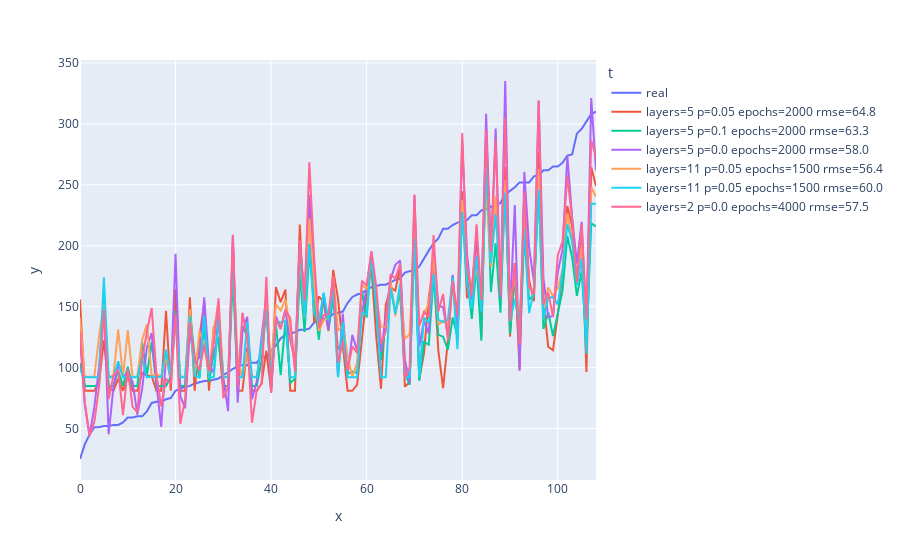

Source (notebook cell):
### Code cell
import torch.nn.functional as F

class Perceptron(torch.nn.Module):
    @property
    def device(self):
        for p in self.parameters():
            return p.device
    
    def __init__(self, input_dim=11, num_layers=0, 
                 hidden_dim=11, output_dim=1, p=0.0):
        super(Perceptron, self).__init__()
        
        self.layers = torch.nn.Sequential()
        prev_size = input_dim
        
        for i in range(num_layers):
            self.layers.add_module('layer{}'.format(i), 
                                   torch.nn.Linear(prev_size, hidden_dim))
            self.layers.add_module('relu{}'.format(i), torch.nn.ReLU())
            self.layers.add_module('dropout{}'.format(i), torch.nn.Dropout(p=p))
            prev_size = hidden_dim
            
        self.layers.add_module('regressor', 
                               torch.nn.Linear(prev_size, output_dim))

    def forward(self, input):
        return self.layers(input).squeeze(-1)  # to remove the last dimension

def testing(model, dataset):
    generator = torch.utils.data.DataLoader(dataset, batch_size=64)
    pred = []
    for x, y in generator:
        x = x.view([-1, 11]).to(device) # TODO do i need it for vectors?
        y = y.to(device)
        pred.extend(model(x).cpu().detach().numpy().tolist())
    return pred

def trainer(model, dataset, loss_function, optimizer, epochs):
    for epoch in range(epochs):
        generator = torch.utils.data.DataLoader(dataset, batch_size=64, shuffle=True)
        for x, y in generator:
            optimizer.zero_grad()
            x = x.view([-1, 11]).to(device)  # TODO do i need it for vectors?
            y = y.to(device)
            output = model(x)
            loss = loss_function(output, y)
            loss.backward()
            optimizer.step()

hparams = [(5, .05, 2000), (5, .1, 2000), (5, .0, 2000), (11, .05, 1500), (11, .05, 1500), (2, .0, 4000)]

out_df = [pd.DataFrame({'y': list(y_ts_sr), 't': ['real']*len(y_ts), 'x': list(range(len(y_ts)))})]

for layers, p, epochs in hparams:
    device = torch.device("cuda" if torch.cuda.is_available() else "cpu")
    model = Perceptron(num_layers=layers, p=p)
    model.to(device)

    _ = model.train()
    trainer(model=model, 
            dataset=train_set, 
            loss_function=torch.nn.MSELoss(), 
            optimizer=torch.optim.Adam(model.parameters(), lr=0.01), 
            epochs=epochs)

    _ = model.eval()
    pred = testing(model, test_set)
    pred = np.array(pred)[sorted_indices]
    out_df.append(pd.DataFrame({
        'y': pred,
        't': [f'{layers=} {p=} {epochs=} rmse={root_mean_squared_error(y_ts_sr, pred):.1f}']*len(y_ts),
        'x': range(len(y_ts))
    }))

px.line(pd.concat(out_df), y='y', color='t', x='x').show()

### Figure 1 — Plotly figure (JSON) as saved in the notebook; plotly's stock layout.template omitted (floating-point values rounded to 4 significant figures)
{"data": [{"hovertemplate": "t=real<br>x=%{x}<br>y=%{y}<extra></extra>", "legendgroup": "real", "line": {"color": "#636efa", "dash": "solid"}, "marker": {"symbol": "circle"}, "mode": "lines", "name": "real", "orientation": "v", "showlegend": true, "type": "scatter", "x": [0, 1, 2, 3, 4, 5, 6, 7, 8, 9, 10, 11, 12, 13, 14, 15, 16, 17, 18, 19, 20, 21, 22, 23, 24, 25, 26, 27, 28, 29, 30, 31, 32, 33, 34, 35, 36, 37, 38, 39, 40, 41, 42, 43, 44, 45, 46, 47, 48, 49, 50, 51, 52, 53, 54, 55, 56, 57, 58, 59, 60, 61, 62, 63, 64, 65, 66, 67, 68, 69, 70, 71, 72, 73, 74, 75, 76, 77, 78, 79, 80, 81, 82, 83, 84, 85, 86, 87, 88, 89, 90, 91, 92, 93, 94, 95, 96, 97, 98, 99, 100, 101, 102, 103, 104, 105, 106, 107, 108], "xaxis": "x", "y": [25, 37, 45, 51, 51, 52, 52, 53, 53, 55, 59, 59, 60, 60, 64, 71, 72, 72, 74, 75, 81, 83, 84, 85, 87, 88, 89, 89, 90, 91, 94, 96, 99, 101, 102, 102, 104, 104, 109, 109, 114, 118, 124, 127, 128, 129, 131, 131, 132, 137, 139, 140, 141, 144, 145, 146, 153, 158, 160, 161, 164, 166, 167, 168, 168, 170, 172, 173, 178, 179, 180, 183, 190, 196, 202, 206, 214, 214, 217, 219, 220, 221, 225, 225, 229, 230, 232, 233, 235, 242, 245, 248, 252, 252, 252, 257, 258, 262, 262, 265, 265, 268, 274, 275, 292, 296, 302, 308, 310], "yaxis": "y"}, {"hovertemplate": "t=layers=5 p=0.05 epochs=2000 rmse=64.8<br>x=%{x}<br>y=%{y}<extra></extra>", "legendgroup": "layers=5 p=0.05 epochs=2000 rmse=64.8", "line": {"color": "#EF553B", "dash": "solid"}, "marker": {"symbol": "circle"}, "mode": "lines", "name": "layers=5 p=0.05 epochs=2000 rmse=64.8", "orientation": "v", "showlegend": true, "type": "scatter", "x": [0, 1, 2, 3, 4, 5, 6, 7, 8, 9, 10, 11, 12, 13, 14, 15, 16, 17, 18, 19, 20, 21, 22, 23, 24, 25, 26, 27, 28, 29, 30, 31, 32, 33, 34, 35, 36, 37, 38, 39, 40, 41, 42, 43, 44, 45, 46, 47, 48, 49, 50, 51, 52, 53, 54, 55, 56, 57, 58, 59, 60, 61, 62, 63, 64, 65, 66, 67, 68, 69, 70, 71, 72, 73, 74, 75, 76, 77, 78, 79, 80, 81, 82, 83, 84, 85, 86, 87, 88, 89, 90, 91, 92, 93, 94, 95, 96, 97, 98, 99, 100, 101, 102, 103, 104, 105, 106, 107, 108], "xaxis": "x", "y": [155.8, 80.98, 80.98, 80.98, 88.21, 122.4, 83.27, 80.98, 90.99, 80.98, 93.18, 80.98, 80.98, 95.62, 93.54, 92.96, 80.98, 80.98, 146.7, 80.98, 164.8, 80.98, 80.98, 157.7, 80.98, 125.2, 152.9, 80.98, 133.9, 122.6, 80.98, 82.16, 201.8, 80.98, 80.98, 116.5, 80.98, 80.98, 86.88, 113.8, 80.98, 166.0, 153.7, 164.0, 80.98, 80.98, 217.5, 134.4, 230.7, 136.6, 158.4, 153.7, 130.0, 180.2, 156.6, 116.5, 80.98, 80.98, 86.01, 123.0, 161.6, 182.2, 125.7, 82.61, 151.4, 166.0, 163.0, 183.0, 84.24, 88.26, 227.3, 90.21, 111.9, 157.9, 183.2, 113.8, 83.17, 122.0, 175.0, 122.5, 244.7, 157.0, 164.6, 207.9, 125.6, 279.4, 190.2, 238.0, 163.3, 264.7, 125.5, 185.7, 98.44, 236.0, 171.7, 154.4, 276.8, 154.5, 117.1, 114.3, 143.3, 177.7, 232.7, 216.0, 168.3, 208.2, 96.34, 264.4, 249.1], "yaxis": "y"}, {"hovertemplate": "t=layers=5 p=0.1 epochs=2000 rmse=63.3<br>x=%{x}<br>y=%{y}<extra></extra>", "legendgroup": "layers=5 p=0.1 epochs=2000 rmse=63.3", "line": {"color": "#00cc96", "dash": "solid"}, "marker": {"symbol": "circle"}, "mode": "lines", "name": "layers=5 p=0.1 epochs=2000 rmse=63.3", "orientation": "v", "showlegend": true, "type": "scatter", "x": [0, 1, 2, 3, 4, 5, 6, 7, 8, 9, 10, 11, 12, 13, 14, 15, 16, 17, 18, 19, 20, 21, 22, 23, 24, 25, 26, 27, 28, 29, 30, 31, 32, 33, 34, 35, 36, 37, 38, 39, 40, 41, 42, 43, 44, 45, 46, 47, 48, 49, 50, 51, 52, 53, 54, 55, 56, 57, 58, 59, 60, 61, 62, 63, 64, 65, 66, 67, 68, 69, 70, 71, 72, 73, 74, 75, 76, 77, 78, 79, 80, 81, 82, 83, 84, 85, 86, 87, 88, 89, 90, 91, 92, 93, 94, 95, 96, 97, 98, 99, 100, 101, 102, 103, 104, 105, 106, 107, 108], "xaxis": "x", "y": [103.6, 85.0, 85.0, 85.0, 85.88, 157.2, 85.0, 85.0, 97.36, 85.0, 100.8, 85.0, 85.0, 121.1, 93.81, 121.0, 85.0, 85.0, 85.0, 92.37, 146.3, 85.0, 85.0, 145.4, 108.9, 91.32, 133.5, 88.74, 112.6, 124.9, 85.0, 85.0, 175.1, 85.0, 133.8, 125.9, 85.0, 85.0, 106.0, 148.9, 85.0, 136.2, 93.72, 138.0, 87.27, 90.94, 177.3, 129.3, 194.2, 155.4, 123.0, 161.0, 130.9, 156.7, 115.5, 118.2, 94.78, 96.74, 95.64, 163.1, 141.0, 193.7, 144.2, 106.0, 137.2, 169.1, 145.1, 161.1, 95.77, 85.87, 205.9, 89.3, 121.0, 118.9, 174.7, 126.9, 125.4, 114.7, 141.0, 126.0, 235.0, 175.4, 140.0, 184.9, 122.1, 282.1, 162.0, 202.2, 145.1, 253.4, 127.9, 174.4, 113.2, 208.9, 155.8, 159.6, 246.6, 131.7, 145.4, 126.0, 144.3, 163.5, 208.0, 190.6, 158.9, 179.0, 119.4, 218.3, 215.8], "yaxis": "y"}, {"hovertemplate": "t=layers=5 p=0.0 epochs=2000 rmse=58.0<br>x=%{x}<br>y=%{y}<extra></extra>", "legendgroup": "layers=5 p=0.0 epochs=2000 rmse=58.0", "line": {"color": "#ab63fa", "dash": "solid"}, "marker": {"symbol": "circle"}, "mode": "lines", "name": "layers=5 p=0.0 epochs=2000 rmse=58.0", "orientation": "v", "showlegend": true, "type": "scatter", "x": [0, 1, 2, 3, 4, 5, 6, 7, 8, 9, 10, 11, 12, 13, 14, 15, 16, 17, 18, 19, 20, 21, 22, 23, 24, 25, 26, 27, 28, 29, 30, 31, 32, 33, 34, 35, 36, 37, 38, 39, 40, 41, 42, 43, 44, 45, 46, 47, 48, 49, 50, 51, 52, 53, 54, 55, 56, 57, 58, 59, 60, 61, 62, 63, 64, 65, 66, 67, 68, 69, 70, 71, 72, 73, 74, 75, 76, 77, 78, 79, 80, 81, 82, 83, 84, 85, 86, 87, 88, 89, 90, 91, 92, 93, 94, 95, 96, 97, 98, 99, 100, 101, 102, 103, 104, 105, 106, 107, 108], "xaxis": "x", "y": [124.8, 69.39, 43.87, 67.71, 100.9, 153.1, 45.26, 84.11, 102.0, 93.73, 94.49, 88.64, 61.37, 82.16, 116.8, 128.3, 86.2, 51.43, 109.0, 89.92, 193.4, 76.6, 66.7, 130.5, 103.3, 108.7, 157.8, 102.5, 95.85, 145.0, 92.09, 64.26, 209.0, 71.24, 129.9, 141.7, 73.97, 88.88, 125.0, 158.9, 79.29, 142.3, 132.0, 147.4, 122.9, 105.1, 203.4, 156.9, 241.6, 176.5, 135.7, 160.2, 131.0, 171.5, 92.33, 144.3, 95.13, 126.8, 114.1, 143.5, 166.8, 194.6, 159.0, 113.0, 141.2, 172.3, 184.3, 187.9, 106.4, 87.7, 241.3, 117.6, 138.4, 128.1, 196.0, 151.5, 149.5, 126.0, 176.2, 131.5, 285.1, 193.4, 155.7, 210.9, 149.2, 308.3, 192.9, 296.2, 157.2, 335.2, 143.1, 233.4, 97.4, 260.7, 198.3, 170.7, 319.0, 173.3, 141.4, 142.4, 178.4, 196.7, 273.9, 223.6, 185.5, 219.6, 132.1, 321.1, 262.0], "yaxis": "y"}, {"hovertemplate": "t=layers=11 p=0.05 epochs=1500 rmse=56.4<br>x=%{x}<br>y=%{y}<extra></extra>", "legendgroup": "layers=11 p=0.05 epochs=1500 rmse=56.4", "line": {"color": "#FFA15A", "dash": "solid"}, "marker": {"symbol": "circle"}, "mode": "lines", "name": "layers=11 p=0.05 epochs=1500 rmse=56.4", "orientation": "v", "showlegend": true, "type": "scatter", "x": [0, 1, 2, 3, 4, 5, 6, 7, 8, 9, 10, 11, 12, 13, 14, 15, 16, 17, 18, 19, 20, 21, 22, 23, 24, 25, 26, 27, 28, 29, 30, 31, 32, 33, 34, 35, 36, 37, 38, 39, 40, 41, 42, 43, 44, 45, 46, 47, 48, 49, 50, 51, 52, 53, 54, 55, 56, 57, 58, 59, 60, 61, 62, 63, 64, 65, 66, 67, 68, 69, 70, 71, 72, 73, 74, 75, 76, 77, 78, 79, 80, 81, 82, 83, 84, 85, 86, 87, 88, 89, 90, 91, 92, 93, 94, 95, 96, 97, 98, 99, 100, 101, 102, 103, 104, 105, 106, 107, 108], "xaxis": "x", "y": [141.0, 92.42, 92.42, 92.42, 126.1, 153.4, 92.42, 93.62, 131.5, 92.42, 130.7, 92.42, 92.42, 122.7, 135.5, 93.16, 94.79, 92.42, 107.6, 92.42, 138.4, 92.42, 92.42, 147.9, 92.42, 129.8, 119.5, 94.37, 130.7, 153.4, 92.42, 92.51, 194.0, 107.2, 92.42, 112.7, 92.42, 92.42, 117.5, 155.1, 101.2, 152.0, 146.9, 155.9, 131.2, 99.45, 194.0, 140.4, 222.4, 168.7, 130.1, 138.8, 141.1, 174.9, 130.4, 134.4, 109.5, 92.42, 104.3, 167.8, 164.6, 189.1, 156.4, 133.6, 133.3, 171.2, 142.1, 167.9, 123.7, 127.4, 212.8, 134.7, 144.1, 152.9, 190.5, 135.3, 138.3, 134.6, 170.6, 144.7, 237.7, 182.2, 162.7, 180.4, 160.3, 249.0, 182.8, 241.3, 166.6, 254.1, 152.0, 174.7, 134.3, 225.0, 165.7, 163.5, 262.9, 147.6, 165.8, 158.5, 165.0, 180.6, 226.4, 204.7, 172.1, 200.7, 133.1, 248.2, 240.1], "yaxis": "y"}, {"hovertemplate": "t=layers=11 p=0.05 epochs=1500 rmse=60.0<br>x=%{x}<br>y=%{y}<extra></extra>", "legendgroup": "layers=11 p=0.05 epochs=1500 rmse=60.0", "line": {"color": "#19d3f3", "dash": "solid"}, "marker": {"symbol": "circle"}, "mode": "lines", "name": "layers=11 p=0.05 epochs=1500 rmse=60.0", "orientation": "v", "showlegend": true, "type": "scatter", "x": [0, 1, 2, 3, 4, 5, 6, 7, 8, 9, 10, 11, 12, 13, 14, 15, 16, 17, 18, 19, 20, 21, 22, 23, 24, 25, 26, 27, 28, 29, 30, 31, 32, 33, 34, 35, 36, 37, 38, 39, 40, 41, 42, 43, 44, 45, 46, 47, 48, 49, 50, 51, 52, 53, 54, 55, 56, 57, 58, 59, 60, 61, 62, 63, 64, 65, 66, 67, 68, 69, 70, 71, 72, 73, 74, 75, 76, 77, 78, 79, 80, 81, 82, 83, 84, 85, 86, 87, 88, 89, 90, 91, 92, 93, 94, 95, 96, 97, 98, 99, 100, 101, 102, 103, 104, 105, 106, 107, 108], "xaxis": "x", "y": [97.95, 92.05, 92.05, 92.05, 92.05, 174.1, 92.05, 92.05, 105.2, 92.05, 92.73, 92.05, 92.05, 107.8, 92.05, 92.67, 92.05, 92.05, 114.6, 92.05, 142.0, 92.05, 92.05, 142.3, 93.16, 92.13, 142.6, 92.05, 92.05, 139.4, 92.05, 92.05, 189.4, 92.05, 92.05, 137.5, 92.05, 92.05, 120.1, 147.4, 92.05, 138.6, 136.9, 138.7, 92.05, 92.05, 198.2, 140.6, 201.3, 144.8, 137.1, 161.5, 138.7, 163.9, 92.05, 137.1, 92.05, 92.05, 92.05, 144.9, 143.8, 191.8, 149.9, 92.05, 92.05, 165.1, 144.1, 168.9, 92.05, 92.05, 206.0, 92.05, 140.9, 137.1, 176.7, 139.2, 137.5, 139.1, 174.0, 115.1, 227.7, 168.9, 148.1, 191.5, 145.4, 264.6, 186.0, 225.7, 167.0, 243.4, 137.6, 156.0, 137.1, 214.1, 144.7, 163.2, 245.9, 139.5, 157.6, 157.6, 151.9, 178.8, 217.5, 203.5, 167.5, 189.6, 111.5, 234.5, 234.4], "yaxis": "y"}, {"hovertemplate": "t=layers=2 p=0.0 epochs=4000 rmse=57.5<br>x=%{x}<br>y=%{y}<extra></extra>", "legendgroup": "layers=2 p=0.0 epochs=4000 rmse=57.5", "line": {"color": "#FF6692", "dash": "solid"}, "marker": {"symbol": "circle"}, "mode": "lines", "name": "layers=2 p=0.0 epochs=4000 rmse=57.5", "orientation": "v", "showlegend": true, "type": "scatter", "x": [0, 1, 2, 3, 4, 5, 6, 7, 8, 9, 10, 11, 12, 13, 14, 15, 16, 17, 18, 19, 20, 21, 22, 23, 24, 25, 26, 27, 28, 29, 30, 31, 32, 33, 34, 35, 36, 37, 38, 39, 40, 41, 42, 43, 44, 45, 46, 47, 48, 49, 50, 51, 52, 53, 54, 55, 56, 57, 58, 59, 60, 61, 62, 63, 64, 65, 66, 67, 68, 69, 70, 71, 72, 73, 74, 75, 76, 77, 78, 79, 80, 81, 82, 83, 84, 85, 86, 87, 88, 89, 90, 91, 92, 93, 94, 95, 96, 97, 98, 99, 100, 101, 102, 103, 104, 105, 106, 107, 108], "xaxis": "x", "y": [130.1, 71.43, 44.18, 55.22, 84.85, 147.3, 74.07, 93.52, 98.12, 60.92, 99.23, 67.77, 63.4, 106.9, 129.3, 148.9, 94.26, 68.25, 90.98, 86.49, 144.5, 53.9, 74.02, 137.3, 106.8, 98.04, 118.7, 97.21, 119.8, 156.8, 74.85, 84.69, 208.9, 83.48, 145.0, 124.9, 54.73, 81.46, 86.68, 174.5, 79.32, 140.3, 131.6, 147.4, 140.6, 96.58, 204.2, 155.1, 268.4, 190.6, 132.7, 143.1, 144.1, 174.9, 103.9, 121.2, 98.08, 117.4, 112.0, 171.3, 167.1, 195.6, 166.8, 119.4, 129.5, 176.7, 173.0, 185.3, 91.73, 99.86, 242.1, 134.1, 145.8, 141.4, 208.7, 146.3, 160.5, 122.0, 170.9, 142.8, 292.4, 183.4, 159.7, 217.6, 155.6, 294.9, 194.8, 286.9, 159.4, 305.6, 138.3, 184.8, 119.0, 244.6, 166.6, 159.9, 319.1, 151.9, 161.7, 141.4, 192.3, 203.4, 257.7, 221.9, 169.8, 218.0, 139.8, 286.3, 273.1], "yaxis": "y"}], "layout": {"legend": {"title": {"text": "t"}, "tracegroupgap": 0}, "margin": {"t": 60}, "xaxis": {"anchor": "y", "domain": [0, 1], "title": {"text": "x"}}, "yaxis": {"anchor": "x", "domain": [0, 1], "title": {"text": "y"}}}}
